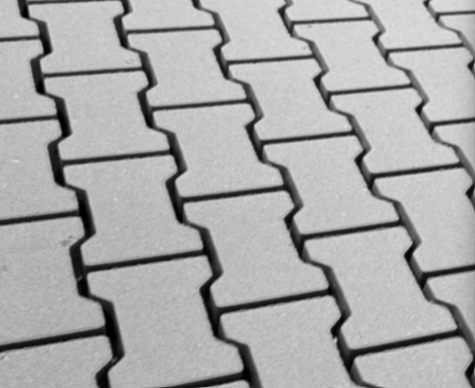
#> input picture example2.png, 475 x 388 px
$ python maskingEyes.py
#> lines starting #> are read from the running program, lines starting #| are printed output that depends on the picture; after the words box and inside, x2 and y2 are one past the last pixel; in counts of white or black regions, pixels touching at a corner belong together
import numpy as np
import cv2

# Wczytaj obraz w odcieniach szarości
image = cv2.imread('example2.png', cv2.IMREAD_GRAYSCALE)
#> image is the input picture: shape (388, 475); min 0, max 226, mean 169.9
if image is None:
    print("Błąd: Nie udało się wczytać obrazu.")
    exit()

# Wyświetlenie oryginalnego obrazu
cv2.imshow('Original', image)
cv2.waitKey(0)

# Tworzenie maski - elipsa na obszarze oczu
mask = np.zeros(image.shape[:2], dtype="uint8")
cv2.ellipse(mask, (image.shape[1] // 2, int(image.shape[0] * 0.35)),(100, 40), 0, 0, 360, 255, -1)
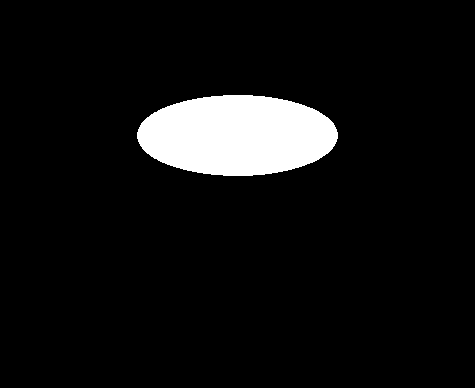
#> mask: shape (388, 475); 6.9% white; 1 white region, box (x1, y1, x2, y2) and area: (137, 95, 338, 176) 12787

cv2.imshow("Elliptical Mask", mask)

# Nałożenie maski na obraz
masked = cv2.bitwise_and(image, image, mask=mask)
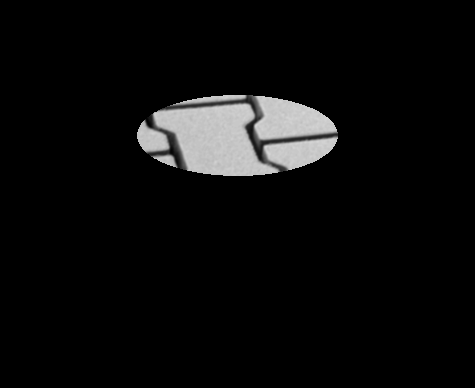
#> masked: shape (388, 475); min 0, max 214, mean 12
cv2.imshow("Mask Applied to Image", masked)
cv2.waitKey(0)

cv2.destroyAllWindows()

$ run again, with example5.png copied over example2.png
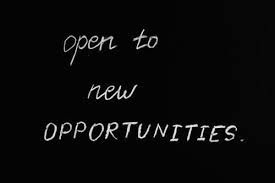
#> input picture example5.png, 275 x 183 px
#> image is the input picture: shape (183, 275); min 0, max 254, mean 10.5
#> `cv2.ellipse(mask, (image.shape[1] // 2, int(image.shape[0] * 0.35)),(1..`:
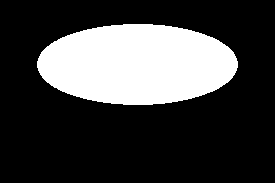
#> mask: shape (183, 275); 25.4% white; 1 white region, box (x1, y1, x2, y2) and area: (37, 24, 238, 105) 12787
#> `masked = cv2.bitwise_and(image, image, mask=mask)`:
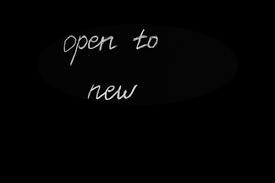
#> masked: shape (183, 275); min 0, max 244, mean 3.4
